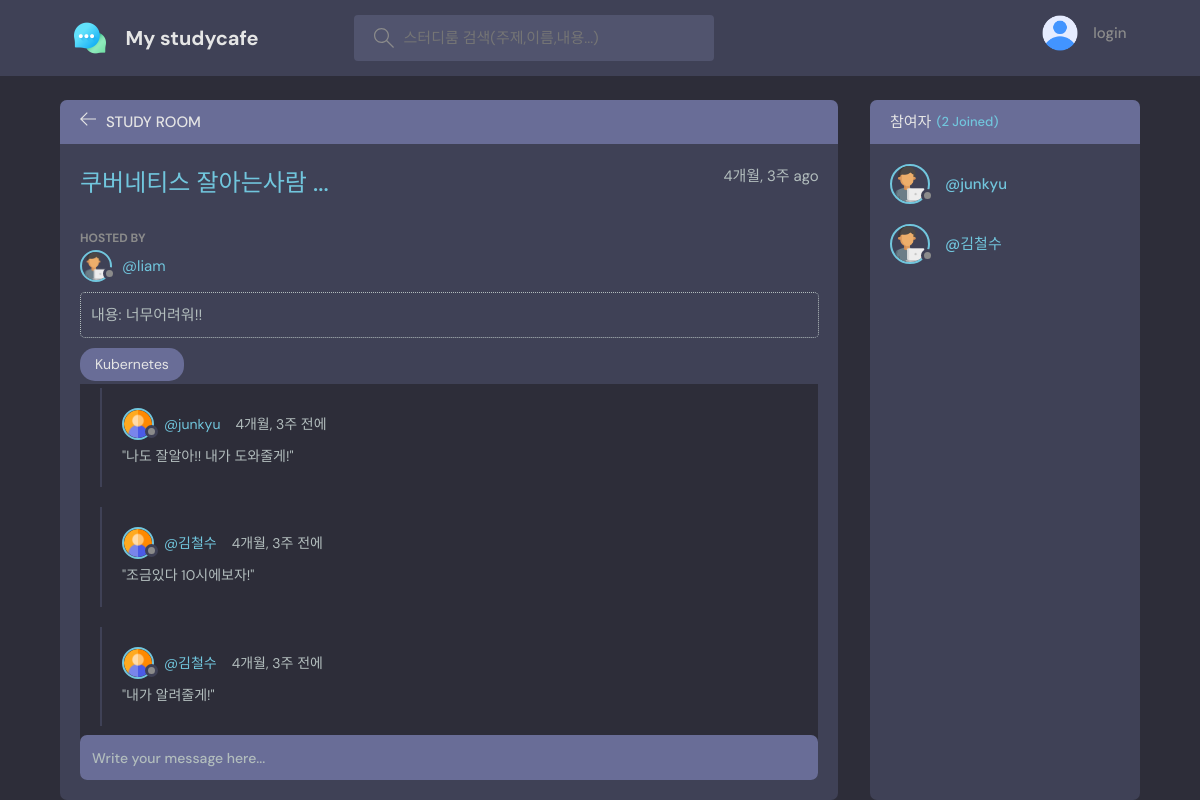
Page /room/60/ on the committed database.
### discord/models.py (models this page shows, shortened)
class Room(models.Model):
    host = models.ForeignKey(User, on_delete=models.SET_NULL, null=True)
    topic = models.ForeignKey(Topic, on_delete=models.SET_NULL, null=True)
    name = models.CharField(max_length=200)
    description = models.TextField(null=True, blank=True)
    participants = models.ManyToManyField(User, related_name='participants', blank=True)
    updated = models.DateTimeField(auto_now=True)
    created = models.DateTimeField(auto_now_add=True)
    class Meta:
        ordering = ['-created','-updated']

class Topic(models.Model):
    name = models.CharField(max_length=200)
    def __str__(self):
        return self.name

class Message(models.Model):
    user = models.ForeignKey(User, on_delete=models.CASCADE)
    room = models.ForeignKey(Room, on_delete=models.CASCADE)
    body = models.TextField()
    updated = models.DateTimeField(auto_now=True)
    created = models.DateTimeField(auto_now_add=True)
    class Meta:
        ordering = ['-created','-updated']

### discord/views.py (the view, shortened to what this page needs)
# urls.py: path('room/<str:pk>/', views.getRoom)
def room(request, pk):
    room = Room.objects.get(id=pk)
    room_messages = room.message_set.all()
    participants = room.participants.all()
    context = {'room':room, 'room_messages':room_messages,
               'participants':participants}
    return render(request, 'base/room.html', context)

### discord/templates/base/room.html (shortened to what this page needs)
{% extends 'main.html' %}
{% load static %}
{% block content %}
<main class="profile-page layout layout--2">
  <div class="container">
    <div class="room">
      <div class="room__top">
        <div class="room__topLeft">
          <a href="{% url 'home' %}">
            <svg version="1.1" xmlns="http://www.w3.org/2000/svg" width="32" height="32" viewBox="0 0 32 32">
              <title>arrow-left</title>
              <path
                d="M13.723 2.286l-13.723 13.714 13.719 13.714 1.616-1.611-10.96-10.96h27.625v-2.286h-27.625l10.965-10.965-1.616-1.607z">
              </path>
            </svg>
          </a>
          <h3>Study Room</h3>
        </div>
      </div>
      <div class="room__box scroll">
        <div class="room__header scroll">
          <div class="room__info">
            <h3>{{room.name}}</h3>
            <span>{{room.created|timesince}} ago</span>
          </div>
          <br>
          <div class="room__hosted">
            <p>Hosted By</p>
            <a href="{% url 'user-profile' room.host.id %}" class="room__author">
              <div class="avatar avatar--small">
                <img src="{% static 'images/programmer.png' %}" />
              </div>
              <span>@{{room.host.username}}</span>
            </a>
          </div>
          <div class="room__details" style="border: 1px dotted; border-radius: 5px; padding: 10px">
           내용: {{room.description}}
          </div>
          <span class="room__topics">{{room.topic}}</span>
        </div>
        <div class="room__conversation">
          <div class="threads scroll">
            {% for message in room_messages %}
            <div class="thread">
              <div class="thread__top">
                <div class="thread__author">
                  <a href="{% url 'user-profile' message.user.id %}" class="thread__authorInfo">
                    <div class="avatar avatar--small">
                      <img src="{% static 'images/user.png' %}" />
                    </div>
                    <span>@{{message.user.username}}</span>
                  </a>
                  <span class="thread__date">{{message.created|timesince}} 전에</span>
                </div>
              </div>
              <div class="thread__details">
                "{{message.body}}"
              </div>
            </div>
            {% endfor %}
          </div>
        </div>
      </div>
      <div class="room__message">
        <form action="" method="POST">
          <input name="body" placeholder="Write your message here..." />
        </form>
      </div>
    </div>
    <div class="participants">
      <h3 class="participants__top">참여자 <span>({{participants.count}} Joined)</span></h3>
      <div class="participants__list scroll">
        {% for user in participants %}
        <a href="{%  url 'user-profile' user.id %}" class="participant">
          <div class="avatar avatar--medium">
            <img src="{% static 'images/programmer.png' %}" />
          </div>
          <p>
            <span>@{{user.username}}</span>
          </p>
        </a>
        {% endfor %}
      </div>
    </div>
  </div>
</main>
{% endblock content %}

### rows in the picture
Room: name "쿠버네티스 잘아는사람 ...", created "4개월, 3주", host.username "liam", description "너무어려워!!", topic "Kubernetes"
Message: user.username "junkyu", created "4개월, 3주", body "나도 잘알아!! 내가 도와줄게!"
Message: user.username "김철수", created "4개월, 3주", body "조금있다 10시에보자!"
Message: user.username "김철수", created "4개월, 3주", body "내가 알려줄게!"

### other values in the picture
{{ participants.count }} "2"
{{ user.username }} "junkyu"
{{ user.username }} "김철수"
